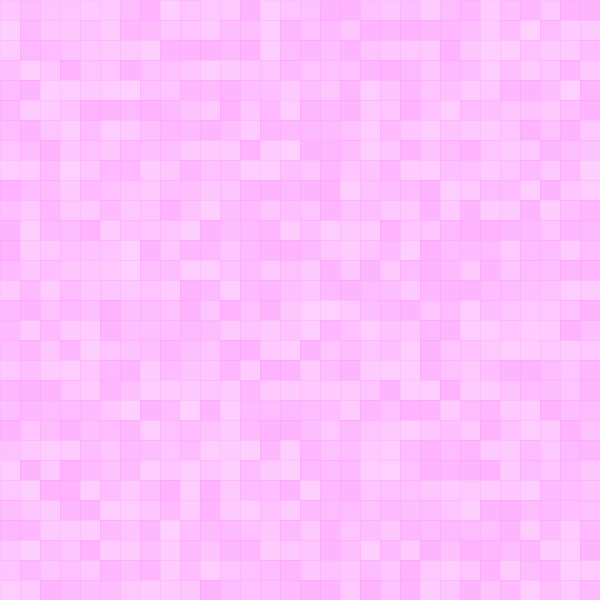
Frame 1 (no input)
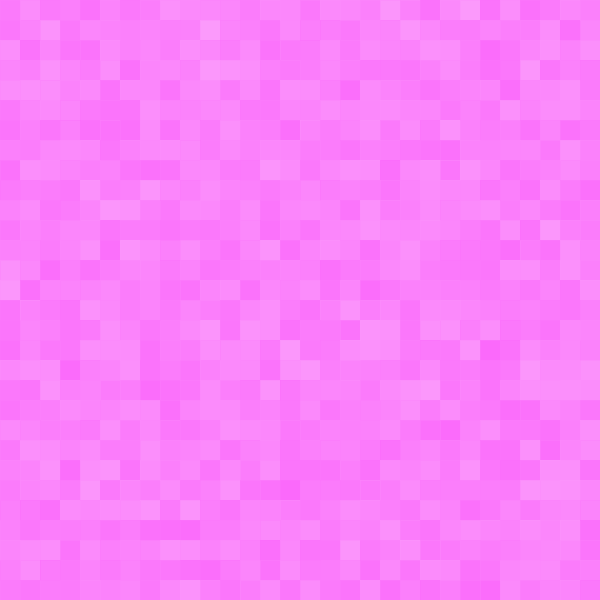
Frame 60 (the mouse pressed at the canvas centre just before this capture)
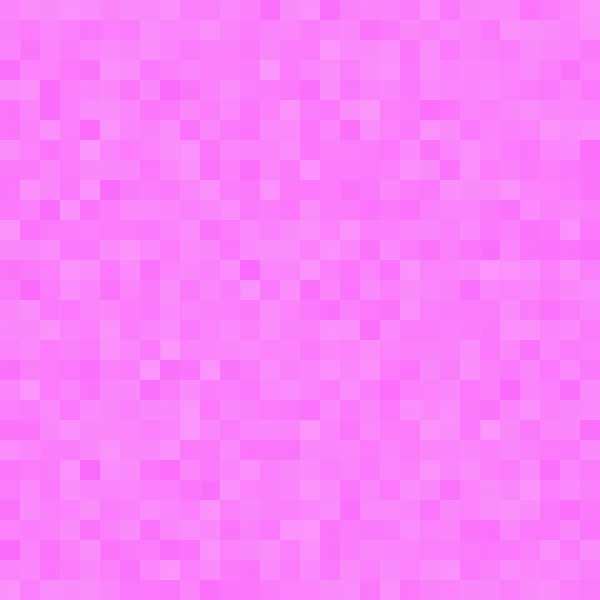
Frame 120 (the mouse held since frame 60 and released just before this capture)

The Processing sketch that drew these frames (run headless with seeded random() and noise(); from frame 60 on, the mouse is pressed at the canvas centre):

// Processing sketch: processing_133430
// ── processing_133430.pde


void setup(){
size(600,600);
background(255);
strokeWeight(0.2);
}
float a=0;
float b=0;

void draw(){
  if(mouseX<300){
a=map(mouseX,0,300,250,0);
}
if(mouseX>300){
a=map(mouseX,300,600,0,250);
}
if(mouseY<300){
  b=map(mouseY,0,300,250,0);
}
if(mouseY>300){
  b=map(mouseY,300,600,0,250);
}

  for(int i=0;i<600;i=i+20){
    for(int j=0;j<600;j=j+20){
fill(a,random(100,160),b,(a+b)/4);
stroke(a,random(100,160),b,(a+b)/4);
rect(i,j,20,20);
frameRate(20);
}
  }
}
